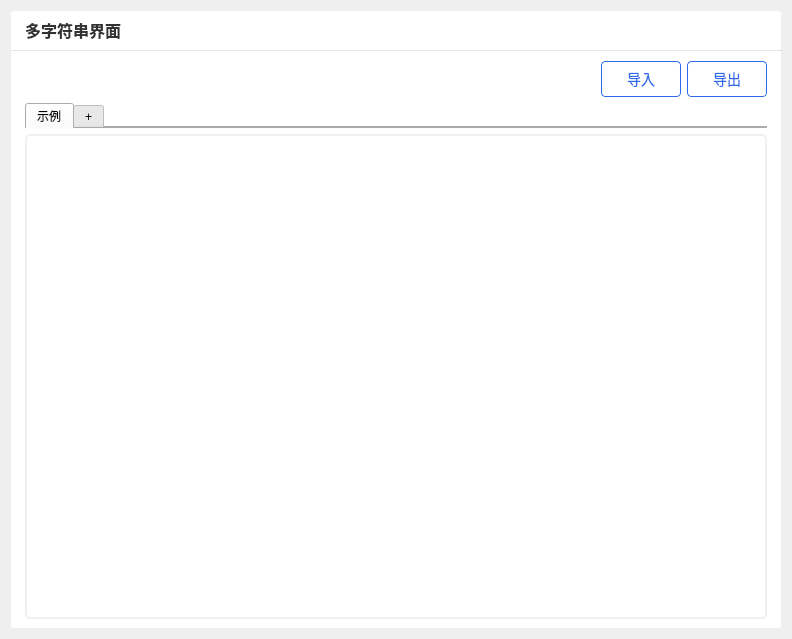
<?xml version="1.0" encoding="UTF-8"?>
<ui version="4.0">
 <class>mutilStringSend</class>
 <widget class="QWidget" name="mutilStringSend">
  <property name="geometry">
   <rect>
    <x>0</x>
    <y>0</y>
    <width>792</width>
    <height>639</height>
   </rect>
  </property>
  <property name="windowTitle">
   <string>Form</string>
  </property>
  <layout class="QVBoxLayout" name="verticalLayout_2">
   <property name="leftMargin">
    <number>10</number>
   </property>
   <property name="topMargin">
    <number>10</number>
   </property>
   <property name="rightMargin">
    <number>10</number>
   </property>
   <property name="bottomMargin">
    <number>10</number>
   </property>
   <item>
    <widget class="QWidget" name="widget" native="true">
     <property name="styleSheet">
      <string notr="true">#widget{
background-color: rgb(255, 255, 255);
border-style:solid;
border-width:1px;
border-color:rgb(240,240,240);
border-radius:4px;
}
</string>
     </property>
     <layout class="QVBoxLayout" name="verticalLayout">
      <property name="spacing">
       <number>0</number>
      </property>
      <property name="leftMargin">
       <number>0</number>
      </property>
      <property name="topMargin">
       <number>0</number>
      </property>
      <property name="rightMargin">
       <number>0</number>
      </property>
      <property name="bottomMargin">
       <number>0</number>
      </property>
      <item>
       <widget class="QWidget" name="widget_windowTitle" native="true">
        <property name="minimumSize">
         <size>
          <width>0</width>
          <height>40</height>
         </size>
        </property>
        <property name="maximumSize">
         <size>
          <width>16777215</width>
          <height>40</height>
         </size>
        </property>
        <property name="styleSheet">
         <string notr="true">background: transparent; </string>
        </property>
        <layout class="QHBoxLayout" name="horizontalLayout_5">
         <property name="spacing">
          <number>0</number>
         </property>
         <property name="leftMargin">
          <number>15</number>
         </property>
         <property name="topMargin">
          <number>0</number>
         </property>
         <property name="rightMargin">
          <number>5</number>
         </property>
         <property name="bottomMargin">
          <number>0</number>
         </property>
         <item>
          <layout class="QHBoxLayout" name="horizontalLayout_3">
           <item>
            <widget class="QLabel" name="label_windowTitle">
             <property name="toolTip">
              <string/>
             </property>
             <property name="styleSheet">
              <string notr="true">font-weight:bold;
font-size:16px;
color: rgb(50, 50, 50);
</string>
             </property>
             <property name="text">
              <string>多字符串界面</string>
             </property>
            </widget>
           </item>
          </layout>
         </item>
         <item>
          <spacer name="horizontalSpacer_2">
           <property name="orientation">
            <enum>Qt::Horizontal</enum>
           </property>
           <property name="sizeType">
            <enum>QSizePolicy::Maximum</enum>
           </property>
           <property name="sizeHint" stdset="0">
            <size>
             <width>623</width>
             <height>20</height>
            </size>
           </property>
          </spacer>
         </item>
         <item>
          <widget class="QWidget" name="widget_menu" native="true">
           <property name="sizePolicy">
            <sizepolicy hsizetype="Minimum" vsizetype="Preferred">
             <horstretch>0</horstretch>
             <verstretch>0</verstretch>
            </sizepolicy>
           </property>
           <property name="minimumSize">
            <size>
             <width>0</width>
             <height>45</height>
            </size>
           </property>
           <property name="maximumSize">
            <size>
             <width>400</width>
             <height>45</height>
            </size>
           </property>
           <layout class="QHBoxLayout" name="horizontalLayout_4">
            <property name="spacing">
             <number>0</number>
            </property>
            <property name="leftMargin">
             <number>0</number>
            </property>
            <property name="topMargin">
             <number>0</number>
            </property>
            <property name="rightMargin">
             <number>0</number>
            </property>
            <property name="bottomMargin">
             <number>0</number>
            </property>
           </layout>
          </widget>
         </item>
         <item>
          <layout class="QHBoxLayout" name="horizontalLayout_2">
           <property name="spacing">
            <number>0</number>
           </property>
           <item>
            <widget class="QPushButton" name="pushButton_close">
             <property name="minimumSize">
              <size>
               <width>30</width>
               <height>30</height>
              </size>
             </property>
             <property name="maximumSize">
              <size>
               <width>30</width>
               <height>30</height>
              </size>
             </property>
             <property name="styleSheet">
              <string notr="true">QPushButton:hover { 
background-color:rgb(242, 113, 113); 
image: url(:/png/closeW.png)15 0 0 0;
}
QPushButton { 
image: url(:/png/close.png)15 0 0 0;
border-width:0;
border-style:outset;
background-color:transparent;
border-radius:2px;
}
</string>
             </property>
             <property name="text">
              <string/>
             </property>
            </widget>
           </item>
          </layout>
         </item>
        </layout>
       </widget>
      </item>
      <item>
       <widget class="Line" name="line">
        <property name="minimumSize">
         <size>
          <width>0</width>
          <height>1</height>
         </size>
        </property>
        <property name="maximumSize">
         <size>
          <width>16777215</width>
          <height>1</height>
         </size>
        </property>
        <property name="styleSheet">
         <string notr="true">background-color: rgb(200, 200, 200);</string>
        </property>
        <property name="orientation">
         <enum>Qt::Horizontal</enum>
        </property>
       </widget>
      </item>
      <item>
       <widget class="QWidget" name="widget_2" native="true">
        <property name="styleSheet">
         <string notr="true">QPushButton {
	color: rgb(47, 105, 235);
	font-size:14px;
	border-style:solid;
	border-width:1px;
	border-color:rgb(47, 105, 235);
	border-radius:4px;
}
QPushButton:hover{
	color: rgb(47, 105, 235);
	background-color: rgba(47, 105, 235, 0.08);
}
QPushButton:pressed{
	color: rgb(47, 105, 235);
	background-color: rgba(47, 105, 235, 0.2);
}
QLineEdit{color: rgb(104, 112, 130);
    font-size:14px;
    border-style:solid;
    border-width:1px;
    border-height：20px;
    border-color:rgb(229, 231, 234);
    border-radius:4px;
    padding-left:5px;
}</string>
        </property>
        <layout class="QVBoxLayout" name="verticalLayout_3">
         <property name="leftMargin">
          <number>15</number>
         </property>
         <property name="topMargin">
          <number>10</number>
         </property>
         <property name="rightMargin">
          <number>15</number>
         </property>
         <property name="bottomMargin">
          <number>10</number>
         </property>
         <item>
          <layout class="QHBoxLayout" name="horizontalLayout">
           <item>
            <spacer name="horizontalSpacer">
             <property name="orientation">
              <enum>Qt::Horizontal</enum>
             </property>
             <property name="sizeHint" stdset="0">
              <size>
               <width>349</width>
               <height>20</height>
              </size>
             </property>
            </spacer>
           </item>
           <item>
            <widget class="QPushButton" name="pushButton_importDb">
             <property name="minimumSize">
              <size>
               <width>80</width>
               <height>36</height>
              </size>
             </property>
             <property name="text">
              <string>导入</string>
             </property>
            </widget>
           </item>
           <item>
            <widget class="QPushButton" name="pushButton_exportDb">
             <property name="minimumSize">
              <size>
               <width>80</width>
               <height>36</height>
              </size>
             </property>
             <property name="text">
              <string>导出</string>
             </property>
            </widget>
           </item>
          </layout>
         </item>
         <item>
          <widget class="QTabWidget" name="tabWidget">
           <property name="maximumSize">
            <size>
             <width>16777215</width>
             <height>25</height>
            </size>
           </property>
           <property name="mouseTracking">
            <bool>false</bool>
           </property>
           <property name="contextMenuPolicy">
            <enum>Qt::CustomContextMenu</enum>
           </property>
           <property name="currentIndex">
            <number>0</number>
           </property>
           <widget class="QWidget" name="tab_1">
            <attribute name="title">
             <string>示例</string>
            </attribute>
           </widget>
           <widget class="QWidget" name="tab_2">
            <attribute name="title">
             <string>+</string>
            </attribute>
           </widget>
          </widget>
         </item>
         <item>
          <widget class="QScrollArea" name="scrollArea_stringShow">
           <property name="styleSheet">
            <string notr="true">QWidget{
background-color: rgb(255, 255, 255);
border-style:solid;
border-width:1px;
border-color:rgb(240,240,240);
border-radius:4px;
}
QPushButton {
	color: rgb(47, 105, 235);
	font-size:14px;
	border-style:solid;
	border-width:1px;
	border-color:rgb(47, 105, 235);
	border-radius:4px;
}
QPushButton:hover{
	color: rgb(47, 105, 235);
	background-color: rgba(47, 105, 235, 0.08);
}
QPushButton:pressed{
	color: rgb(47, 105, 235);
	background-color: rgba(47, 105, 235, 0.2);
}
QLineEdit{color: rgb(104, 112, 130);
    font-size:14px;
    border-style:solid;
    border-width:1px;
    border-height：20px;
    border-color:rgb(229, 231, 234);
    border-radius:4px;
    padding-left:5px;
}</string>
           </property>
           <property name="widgetResizable">
            <bool>true</bool>
           </property>
           <widget class="QWidget" name="scrollAreaWidgetContents">
            <property name="geometry">
             <rect>
              <x>0</x>
              <y>0</y>
              <width>740</width>
              <height>481</height>
             </rect>
            </property>
           </widget>
          </widget>
         </item>
        </layout>
       </widget>
      </item>
     </layout>
    </widget>
   </item>
  </layout>
 </widget>
 <resources/>
 <connections/>
</ui>
